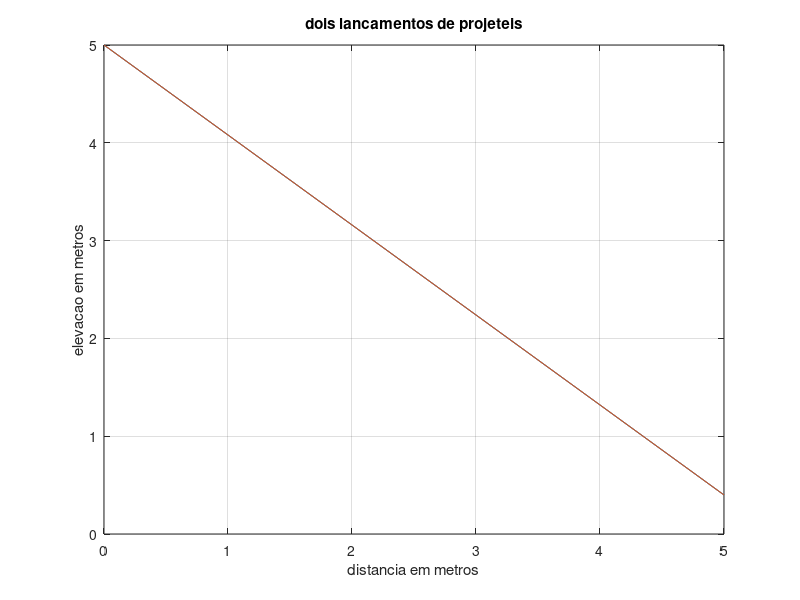

The MATLAB source for this figure:
%questao 1)
function igual=q1(~) 
    
    %recuperaçao modulo 1 

    %joao vitor viana 204

    clc;close all;
    %ler parametros inicias
    teta1=input("digite o angulo inicial em graus\n");
    rad=teta1*pi/180;
    
    y0=input("digite a altura inicial \n");
    v0=input("digite a velocidade inicial \n");
    g=10;

   
    dx=input("digite a variacao de x(incremento)\n");
    xf=input("digite o x final\n");
    
    %criar vetor x
     x=0:dx:xf;
    
    %funcao de y1
    p=[-g/(2*v0*v0*cos(rad)*cos(rad)) tan(rad) y0];
    y1=polyval(p,x);
    plot(x,y1)
    grid on
    hold on
    xlabel('distancia em metros')
    ylabel('elevacao em metros')
    title('dois lancamentos de projeteis')
    
    
    %lendo outro angulo
    teta2=input("digite outro angulo diferente em graus\n");
    rad2=teta2*pi/180;
   
    %funcao de y2
    p1=[-g/(2*v0*v0*cos(rad2)*cos(rad2)) tan(rad2) y0];
    y2=polyval(p1,x);
    plot(x,y2)
        
    if(teta1==teta2)
        igual=1;
    else
        igual=0;
    end
  
end